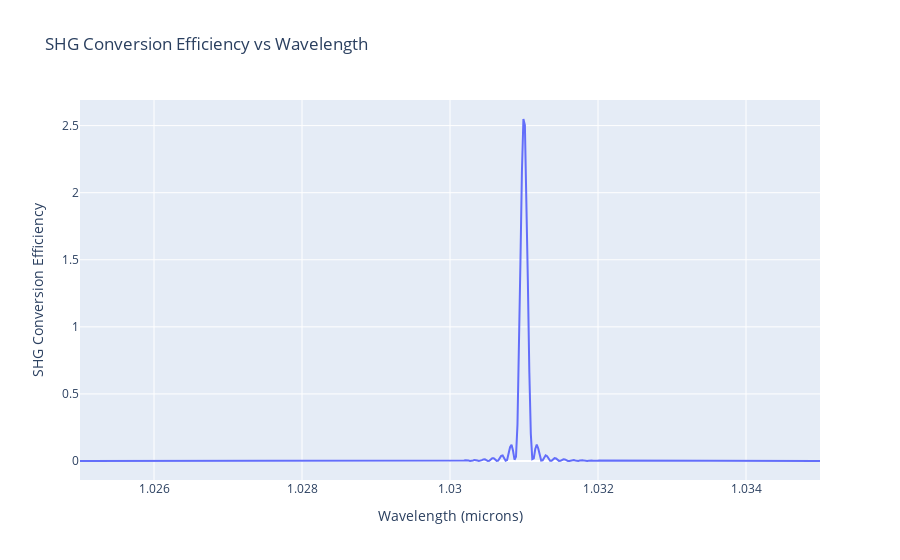

Source (notebook cell):
### Code cell
import jax.numpy as jnp
from plotly import graph_objects as go

from qpm import cwes, mgoslt

batch_simulate = jax.jit(jax.vmap(cwes.simulate_shg_npda, in_axes=(None, None, 0, None)))

NORO_CRR_FACTOR = 1.07 / 2.84 * 100
design_temp = 70.0
kappa_mag = 1.31e-5 / (2 / jnp.pi)
b_initial = jnp.array(1.0 + 0.0j)
wl_start = 1.025
wl_end = 1.035
wls = jnp.linspace(wl_start, wl_end, 500)

dks = mgoslt.calc_twm_delta_k(wls, wls, design_temp)

num_domains = 5555
design_wl = 1.031
shg_width = jnp.pi / mgoslt.calc_twm_delta_k(design_wl, design_wl, design_temp)
widths = jnp.full((num_domains,), shg_width)
kappas = kappa_mag * ((-1) ** jnp.arange(num_domains))

amps = batch_simulate(widths, kappas, dks, b_initial)
effs = jnp.abs(amps) ** 2 * NORO_CRR_FACTOR

fig = go.Figure()
fig.add_trace(go.Scatter(x=wls, y=effs, mode="lines"))
fig.update_layout(
    title="SHG Conversion Efficiency vs Wavelength",
    xaxis_title="Wavelength (microns)",
    yaxis_title="SHG Conversion Efficiency",
)
fig.show()

### Figure 1 — Plotly figure (JSON) as saved in the notebook; plotly's stock layout.template omitted (floating-point values rounded to 4 significant figures; data arrays with more than 128 entries replaced by an {"elided": "..."} marker saying what was removed)
{"data": [{"mode": "lines", "type": "scatter", "x": {"elided": "500 float values"}, "y": {"elided": "500 float values"}}], "layout": {"title": {"text": "SHG Conversion Efficiency vs Wavelength"}, "xaxis": {"title": {"text": "Wavelength (microns)"}}, "yaxis": {"title": {"text": "SHG Conversion Efficiency"}}}}
